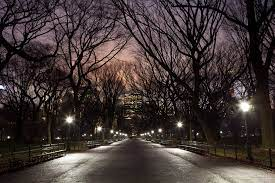
#> input picture codes/morph/images/street.jpeg, 275 x 183 px
$ python closing.py
#> lines starting #> are read from the running program, lines starting #| are printed output that depends on the picture; after the words box and inside, x2 and y2 are one past the last pixel; in counts of white or black regions, pixels touching at a corner belong together
import cv2
import matplotlib.pyplot as plt

img = cv2.imread('./images/street.jpeg', cv2.IMREAD_GRAYSCALE)
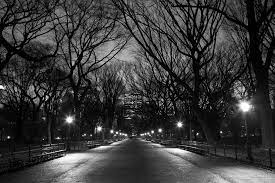
#> img: shape (183, 275); min 0, max 255, mean 57.9
ret, thresh = cv2.threshold(img, 0, 255, cv2.THRESH_BINARY + cv2.THRESH_OTSU)
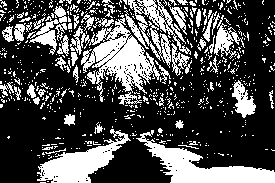
#> thresh: shape (183, 275); 30.7% white; 682 white regions (626 under 20 px), largest, box (x1, y1, x2, y2) and area: (81, 15, 160, 102) 2691, (136, 130, 275, 183) 2508, (37, 129, 131, 183) 1988
#> ret = 74

# kernel
kernel = cv2.getStructuringElement(cv2.MORPH_CROSS, (3, 3))
# closing
closed = cv2.morphologyEx(thresh, cv2.MORPH_CLOSE, kernel)
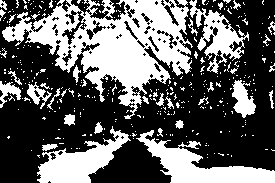
#> closed: shape (183, 275); 37.8% white; 335 white regions (300 under 20 px), largest, box (x1, y1, x2, y2) and area: (2, 0, 193, 119) 9455, (136, 130, 275, 183) 2710, (37, 126, 131, 183) 2267

# plotting
fig, axs = plt.subplots(1, 2, figsize=(10, 5))
axs[0].imshow(thresh, cmap='gray')
axs[0].set_title('Binary Image')
axs[1].imshow(closed, cmap='gray')
axs[1].set_title('Closed Image')
plt.show()
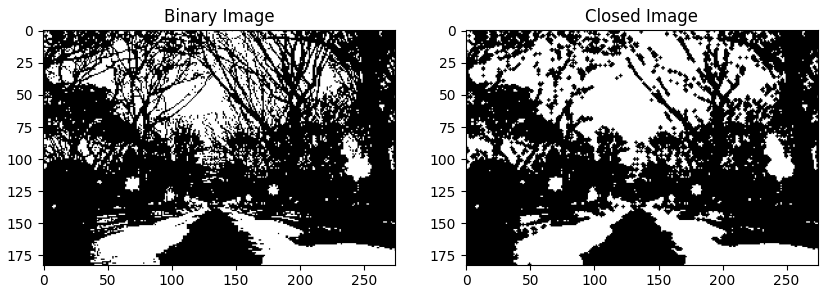
#> figure drawn by matplotlib, 2 panels
